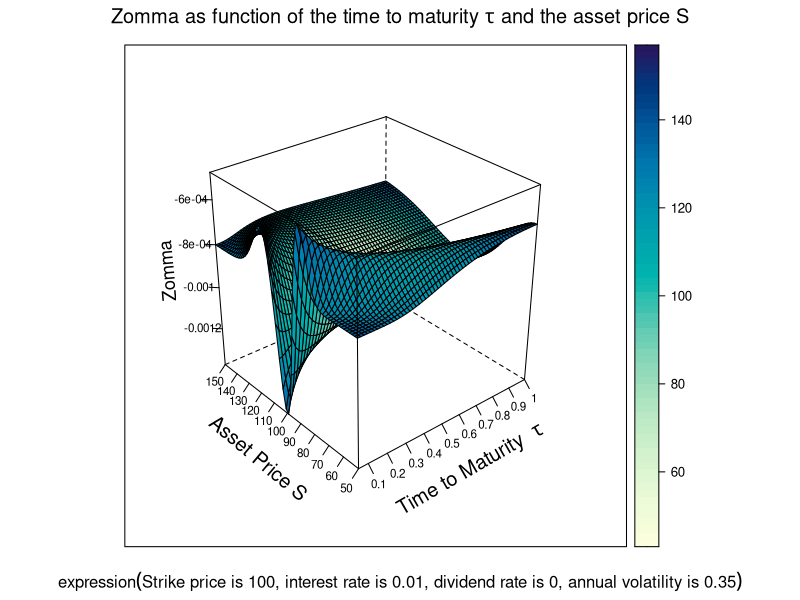

Here is the R script that generated this plot:
# clear variables and close windows
rm(list = ls(all = TRUE))
graphics.off()

# install and load packages
libraries = c("lattice")
lapply(libraries, function(x) if (!(x %in% installed.packages())) {install.packages(x)} )
lapply(libraries, library, quietly = TRUE, character.only = TRUE)

# parameter settings
s1    = 50      # lower bound of Asset Price
s2    = 150     # upper bound of Asset Price 
t1    = 0.05    # lower bound of Time to Maturity
t2    = 1       # upper bound of Time to Maturity
K     = 100     # exercise price 
r     = 0.01    # interest rate
sig   = 0.35    # volatility
d     = 0       # dividend rate
b     = r - d   # cost of carry
steps = 60

meshgrid = function(a, b) {
    list(x = outer(b * 0, a, FUN = "+"), y = outer(b, a * 0, FUN = "+"))
}

first = meshgrid(seq(t1, t2, -(t1 - t2)/(steps - 1)), seq(t1, t2, -(t1 - t2)/(steps - 1)))

tau  = first$x
dump = first$y

second = meshgrid(seq(s1, s2, -(s1 - s2)/(steps - 1)), seq(s1, s2, -(s1 - s2)/(steps - 1)))

dump2 = second$x
S     = second$y

# Black Scholes
d1 = (log(S/K) + (r - d + sig^2/2) * tau)/(sig * sqrt(tau))
d2 = d1 - sig * sqrt(tau)
# Greeks
gamma = dnorm(d1)/(S * (sig * sqrt(tau)))
zomma = gamma * ((d1 * d2 - 1)/sig)

# Plot
title = bquote(expression(paste("Strike price is ", .(K), ", interest rate is ", 
    .(r), ", dividend rate is ", .(d), ", annual volatility is ", .(sig))))

wireframe((zomma/100) ~ tau * S, drape = T, ticktype = "detailed", main = expression(paste("Zomma as function of the time to maturity ", 
    tau, " and the asset price S")), sub = title, scales = list(arrows = FALSE, 
    col = "black", distance = 1, tick.number = 8, cex = 0.7, x = list(labels = round(seq(t1, 
        t2, length = 11), 1)), y = list(labels = round(seq(s1, s2, length = 11), 
        1)), z = list(labels = round(seq(min(zomma/100), max(zomma/100), length = 11), 
        4))), xlab = list(expression(paste("Time to Maturity  ", tau)), rot = 30, 
    cex = 1.2), ylab = list("Asset Price S", rot = -40, cex = 1.2), zlab = list("Zomma", 
    rot = 95, cex = 1.1))
